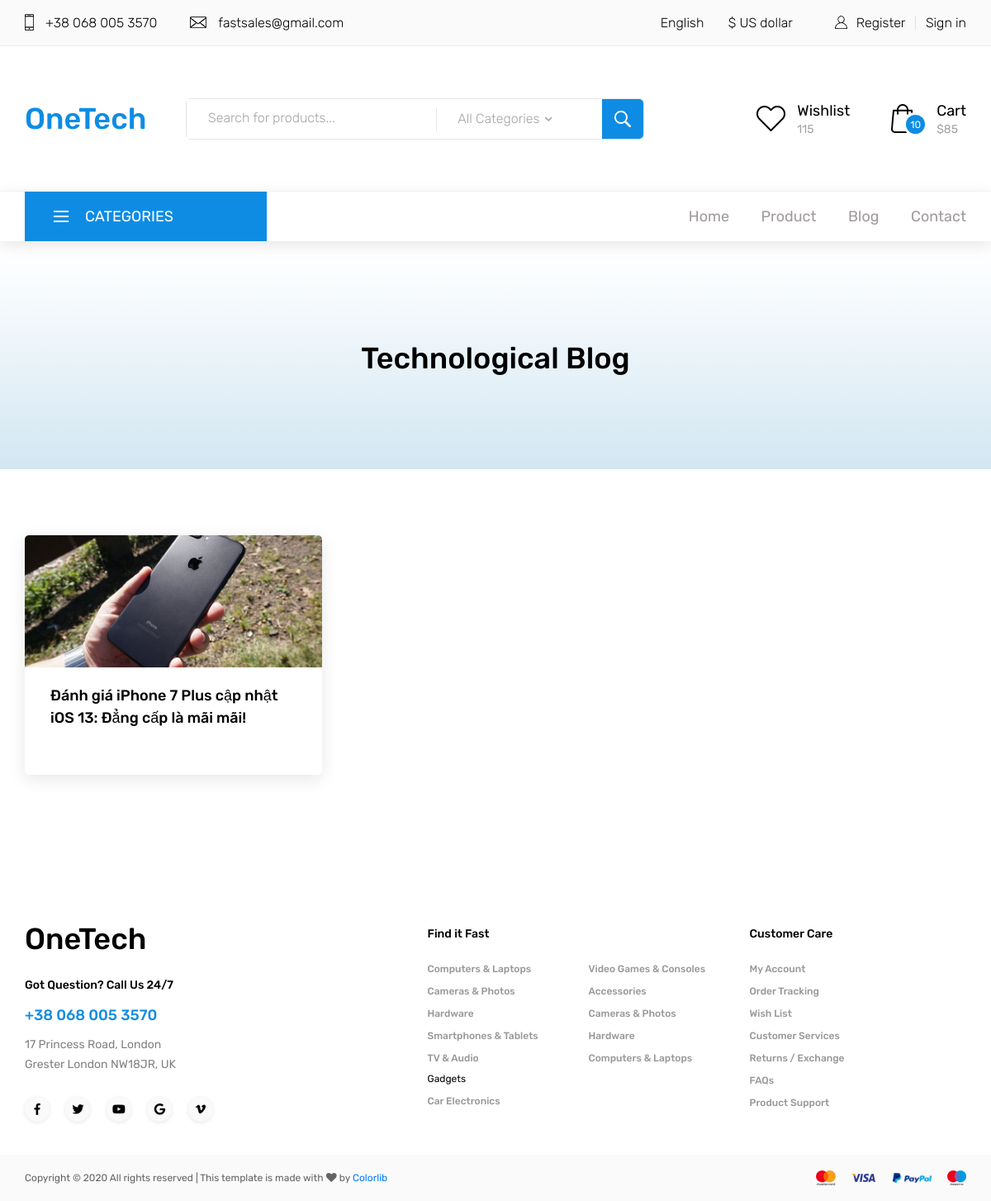
Screenshot of /blog/ with the database file from the repository.
### blog/models.py (models this page shows, shortened)
class Blog(models.Model):  # lớp bài đăng
    slug = models.SlugField(unique=True, null=True, max_length=255, blank=True) # trường slug, tạo url cho phép người dùng có thể đọc được
    title = models.TextField(null=True, blank=False) # tiêu đề bài đăng
    content = RichTextUploadingField(null=True, blank=False) #nội dung chính
    image = models.ImageField(upload_to='blog/images/%Y/%m/%d', null=True) #hình hiển thị

### blog/views.py (the view)
def index(request):
    blogs = Blog.objects.all()
    return render(request,'templates/blog.html',{'blogs':blogs})

### home/context_processors.py (called while the page is built)
def categories(request):
    _ = Category.objects.filter(parent=None)
    return {
        'categories': _
    }

def home_config(request):
    _ = TemplateConfiguration.objects.get()
    return {
        'home_config': _
    }

### templates/templates/templates/blog.html (shortened to what this page needs)
{% extends "templates/base.html" %}
{% block header %}
<link rel="stylesheet" type="text/css" href="/static/templates/styles/blog_styles.css">
<link rel="stylesheet" type="text/css" href="/static/templates/styles/blog_responsive.css">
{% endblock header %}
{% block body %}
<div class="home">
    <div class="home_background parallax-window" data-parallax="scroll" data-image-src="/static/templates/images/shop_background.jpg">
    </div>
    <div class="home_overlay"></div>
    <div class="home_content d-flex flex-column align-items-center justify-content-center">
        <h2 class="home_title">Technological Blog</h2>
    </div>
</div>
<div class="blog">
    <div class="container">
        <div class="row">
            <div class="col">
                <div class="blog_posts d-flex flex-row align-items-start justify-content-between">
					{% for item in blogs %}
						<div class="blog_post">
							<div class="blog_image" style="background-image:url({{item.image.url}})"></div>
							<div class="blog_text">{{item.title}}
							</div>
						</div>
					{% endfor %}
                </div>
            </div>
        </div>
    </div>
</div>
{% endblock body %}

### templates/static/templates/styles/main_styles.css (style rules this page uses)
* { margin: 0; padding: 0; -webkit-font-smoothing: antialiased; -webkit-text-shadow: rgba(0, 0, 0, .01) 0 0 1px; text-shadow: rgba(0, 0, 0, .01) 0 0 1px; }
body { font-family: 'Rubik', sans-serif; font-size: 14px; font-weight: 400; background: #FFFFFF; color: #000000; }
h2 { font-size: 36px; }
h1, h2, h3, h4, h5, h6 { font-family: 'Rubik', sans-serif; font-weight: 500; -webkit-font-smoothing: antialiased; -webkit-text-shadow: rgba(0, 0, 0, .01) 0 0 1px; text-shadow: rgba(0, 0, 0, .01) 0 0 1px; }

### templates/static/templates/styles/blog_styles.css (style rules this page uses)
* { margin: 0; padding: 0; -webkit-font-smoothing: antialiased; -webkit-text-shadow: rgba(0,0,0,.01) 0 0 1px; text-shadow: rgba(0,0,0,.01) 0 0 1px; }
body { font-family: 'Rubik', sans-serif; font-size: 14px; font-weight: 400; background: #FFFFFF; color: #000000; }
h2 { font-size: 36px; }
h1, h2, h3, h4, h5, h6 { font-family: 'Rubik', sans-serif; font-weight: 500; -webkit-font-smoothing: antialiased; -webkit-text-shadow: rgba(0,0,0,.01) 0 0 1px; text-shadow: rgba(0,0,0,.01) 0 0 1px; }
.parallax-window { min-height: 400px; background: transparent; }
.home { width: 100%; height: 260px; background: transparent; }
.home_background { position: absolute; top: 0; left: 0; width: 100%; height: 100%; background-repeat: no-repeat; background-size: cover; background-position: center center; }
.home_overlay { position: absolute; top: 0; left: 0; width: 100%; height: 100%; background: #cde4f1; background: linear-gradient(#FFFFFF, #cde4f1); opacity: 0.9; }
.home_content { width: 100%; height: 100%; }
.blog { padding-top: 80px; padding-bottom: 100px; background: #FFFFFF; }
.blog_posts { width: 100%; flex-wrap: wrap; }
.blog_post { width: calc((100% - 60px) / 3); height: 290px; margin-bottom: 30px; border-radius: 5px; box-shadow: 0px 5px 20px rgba(0,0,0,0.1); z-index: 0; -webkit-transition: all 200ms ease; -moz-transition: all 200ms ease; -ms-transition: all 200ms ease; -o-transition: all 200ms ease; transition: all 200ms ease; }
.blog_image { width: 100%; height: 160px; background-repeat: no-repeat; background-size: cover; background-position: center center; border-top-left-radius: 5px; border-top-right-radius: 5px; }
.blog_text { padding-left: 31px; padding-right: 31px; padding-top: 21px; padding-bottom: 30px; font-size: 18px; font-weight: 500; }

### rows the page displays
Blog: image (picture), title "Đánh giá iPhone 7 Plus cập nhật iOS 13: Đẳng cấp là mãi mãi!"
